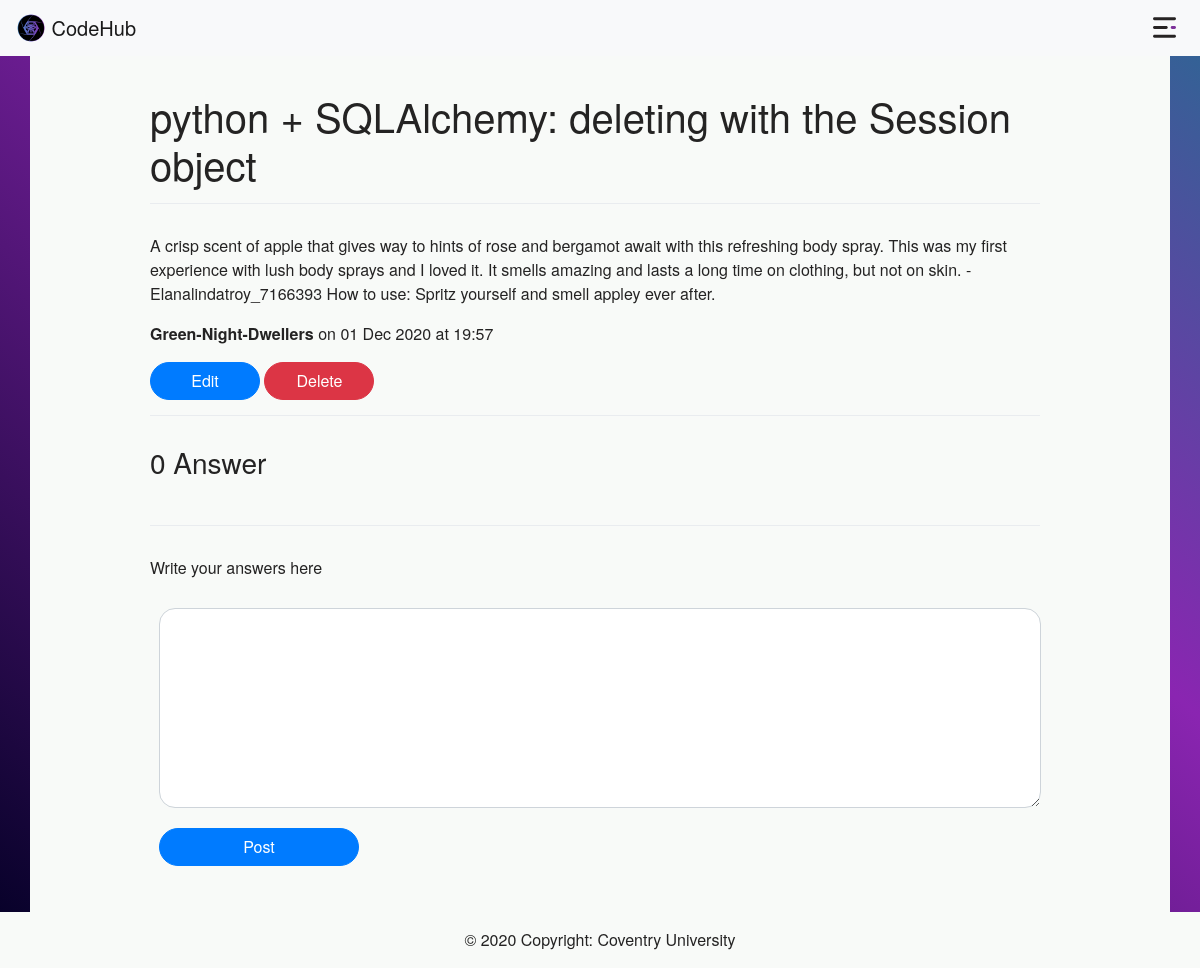
The app's page /questions/1/ (signed in) with its own data.
### app/models/models.py (models this page shows, shortened)
class Question(db.Model):
    question_id = db.Column(db.Integer, primary_key=True)
    title = db.Column(db.String(), unique=True, nullable=False)
    date = db.Column(db.DateTime, default=datetime.utcnow)
    content = db.Column(db.Text, nullable=True)
    user_id = db.Column(db.Integer, db.ForeignKey('user.user_id'), nullable=False)
    answer_id = db.relationship('Answer', cascade='all,delete', backref='question', lazy=True)

class User(db.Model, UserMixin):
    user_id = db.Column(db.Integer, primary_key=True)
    name = db.Column(db.String(80), unique=False, nullable=False)
    username = db.Column(db.String(80), unique=True, nullable=False)
    email = db.Column(db.String(120), unique=True, nullable=False)
    password = db.Column(db.String(120), nullable=False)
    email_confirmation = db.Column(db.Boolean(1), unique=False, default=False)
    admin = db.Column(db.Boolean(1), unique=False, default=False)
    question = db.relationship('Question', backref='author', lazy=True)
    answer = db.relationship('Answer', backref='author', lazy=True)
    def get_id(self):
           return (self.user_id)

### app/questions/routes.py (the view, shortened to what this page needs)
@questions_blp.route('/questions/<question_id>/', methods=['GET', 'POST'])
def questions(question_id):
    form2 = Anwsers_Form()
    form = Questions_Form()
    questions = Question.query.get_or_404(question_id)
    if request.method == 'GET':
        form.content.data = questions.content
        form.title.data = questions.title
    db.session.commit()
    answers = Answer.query.filter_by(question_id=question_id).all()
    answers_count = Answer.query.filter_by(question_id=question_id).count()
    return render_template('home/questions.html',
                            title='Your Questions',
                            questions=questions,
                            form=form,form2=form2,
                            answers=answers,
                            answers_count=answers_count)

### app/questions/forms/questions.py
class Anwsers_Form(FlaskForm):
    content_answer = TextAreaField('Question', validators=[Optional(), Length(max=2000)])
    submit_answer = SubmitField('Post')

class Questions_Form(FlaskForm):
    title = StringField('Title', validators=[DataRequired(), Length(max=1000)])
    content = TextAreaField('Question', validators=[DataRequired(), Length(max=2000)])
    submit = SubmitField('Post')

### app/models/models.py (called while the page is built)
@login_manager.user_loader
def load_user(user_id):
    return User.query.get(int(user_id))

### app/templates/home/questions.html (shortened to what this page needs)
{% extends 'base.html' %}
{% block body %}
    <div class="container home_feedArea col-container">
        <br>
        <h1> {{ questions.title }} </h1>
        <div id="account_dividir" class="dropdown-divider"></div>
        <p>{{ questions.content }}</p>
        <p><b> {{ questions.author.username }} </b> on {{ questions.date.strftime('%d %b %Y') }} at {{ questions.date.strftime('%H:%M') }}</p>
        {% if current_user.is_authenticated %}
            {% if questions.author ==  current_user%}
                <button class="btn btn-primary delete_btn" type="button" data-toggle="collapse" data-target="#collapseExample" aria-expanded="false" aria-controls="collapseExample">
                        Edit
                </button>
                <button class="btn btn-danger delete_btn" data-toggle="modal" data-target="#deleteQuestionModal">
                    Delete
                </button>
            {% endif %}
        {% endif %}
        <div id="account_dividir" class="dropdown-divider"></div>
        {% if answers_count <= 1  %}
            <h3>{{ answers_count }} Answer</h3>
        {% else %}
            <h3>{{ answers_count }} Answers</h3>
        {% endif %}
        {% if current_user.is_authenticated %}
            <form class="answers" method="POST" action="">
                <div id="account_dividir" class="dropdown-divider"></div>
                <label>Write your answers here</label>
                {% if form2.content_answer.errors %}
                    {{ form2.content_answer(class="form-control is-invalid") }}
                    <div class="invalid-feedback">
                        {% for error in form2.content_answer.errors %}
                            {{ error }}
                        {% endfor %}
                    </div>
                {% else %}
                    {{ form2.content_answer(class="form-control") }}
                {% endif %}
                <div class="form-group">
                    {{ form2.submit_answer(class="btn question_btn btn-primary") }}
                </div>
            </form>
        {% endif %}
    </div>
{% endblock %}

### app/static/main.css (style rules this page uses)
body { margin: 0; font-family: "Helvetica Neue", Helvetica, Arial, sans-serif; color: rgb(36, 35, 35); background: no-repeat center center fixed linear-gradient(to top right, rgba(2,0,36,1) 0%, rgba(138,37,177,1) 63%, rgba(47,101,148,1) 99%) !important; background-repeat: no-repeat; -webkit-background-size: cover; -moz-background-size: cover; -o-background-size: cover; background-size: cover; height: 95vh; }
.home_feedArea { background-color: #f8faf8; padding: 1% 10%; min-width: 50% !important; }
.question_btn { margin-top: 20px; border-radius: 20px !important; width: 200px; padding: 0.7% 0%; align-content: center; margin-left: 1% !important; }
.dropdown-divider, .divider { margin: 10px; margin-top: 15px !important; }
#account_dividir { margin-top: 15px !important; padding-top: 15px; margin-left: 0px; margin-bottom: 15px; }
.col-container, .feedArea { min-height: 100%; }
#content, #content_answer { margin-top: 20px; height: 200px; }
#content, #title>a, .rounded, #title, #content_answer { border-radius: 16px !important; margin-left: auto; margin-right: auto; width: 98%; color: rgb(36, 35, 35); text-decoration: none; }
.answers { border-radius: 16px !important; margin-top: 5%; width: 100%; margin-left: auto; margin-right: auto; margin-bottom: 10% !important; }
.delete_btn { width: 110px !important; border-radius: 20px !important; }

### records on screen
Question: title "python + SQLAlchemy: deleting with the Session object", content "A crisp scent of apple that gives way to hints of rose and bergamot await with this refreshing body spray. This was my first experience with lush body sprays and I loved it. It smells amazing and lasts a long time on clothing, but not on skin. - Elanalindatroy_7166393 How to use: Spritz yourself and smell appley ever after.", date "01 Dec 2020", date "19:57"
User: author.username "Green-Night-Dwellers"

### other values on screen
{{ answers_count }} "0"
